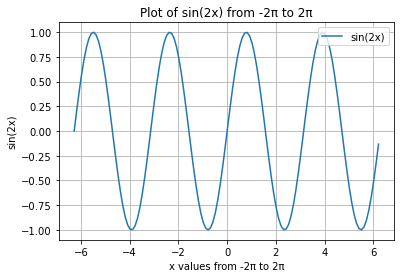

The script that drew this image:
import matplotlib.pyplot as plt
import numpy as np

%matplotlib inline

x = np.arange(-2 * np.pi, 2*np.pi, 0.1)   # start, stop, step
y = np.sin(2 * x)

plt.plot(x, y)
plt.xlabel('x values from -2π to 2π')
plt.ylabel('sin(2x)')
plt.title('Plot of sin(2x) from -2π to 2π')
plt.legend(['sin(2x)'], loc = 'upper right') 
plt.grid()
plt.show()
